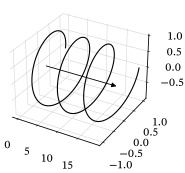

Here is the Python script that generated this plot:
from pathlib import PurePath

import matplotlib.pyplot as plt
import numpy as np
from vector import Vector3D

plt.style.use("sigproc")

fig, ax = plt.subplots(subplot_kw={"projection": "3d"})
t = np.linspace(0, 6 * np.pi, 300)
ax.add_artist(Vector3D((0, 0, 0), (6 * np.pi, 0, 0)))
ax.plot(t, np.cos(t), np.sin(t))
fig.savefig(str(PurePath(__file__).parent / (PurePath(__file__).stem + ".pdf")))
